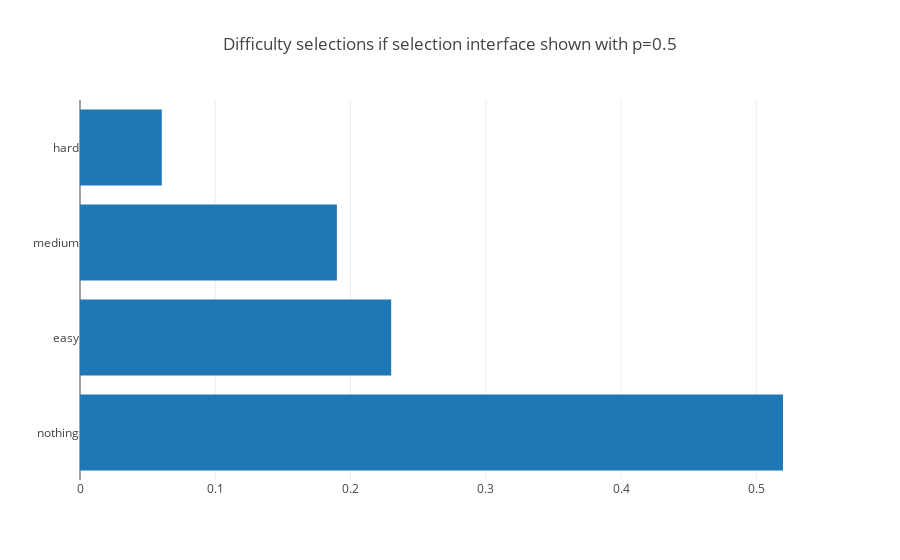

Notebook source saved alongside this figure:
### Code cell
plotdict(get_choose_difficulty_counts_for_user_list_user_normalized(frequency_of_choose_difficulty_to_users['0.5']), 'Difficulty selections if selection interface shown with p=0.5')

### Figure 1 — Plotly figure (JSON) as saved in the notebook; plotly's stock layout.template omitted (floating-point values rounded to 4 significant figures)
{"data": [{"orientation": "h", "type": "bar", "uid": "4537d81a-3dad-4b55-94ea-695bc2f75f51", "x": [0.5196, 0.23, 0.1899, 0.06047], "y": ["nothing", "easy", "medium", "hard"]}], "layout": {"title": {"text": "Difficulty selections if selection interface shown with p=0.5"}}}
